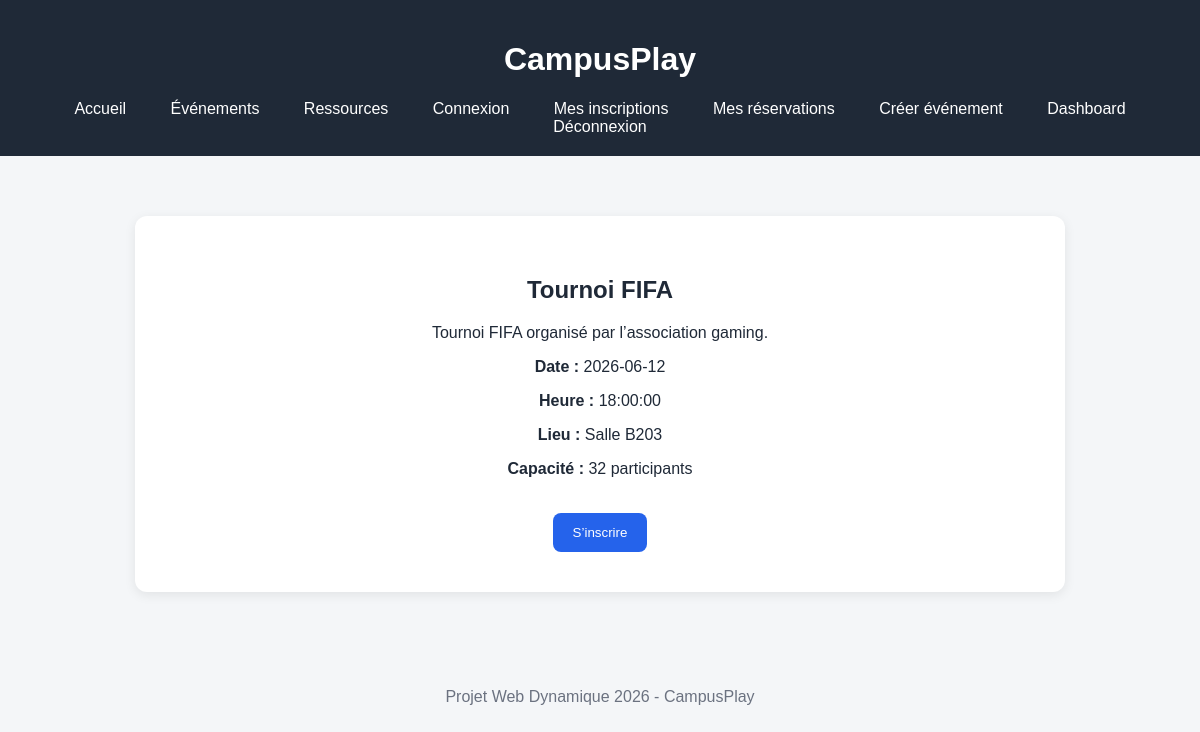
The app's page /frontend/event-detail.php?id=1, older data.
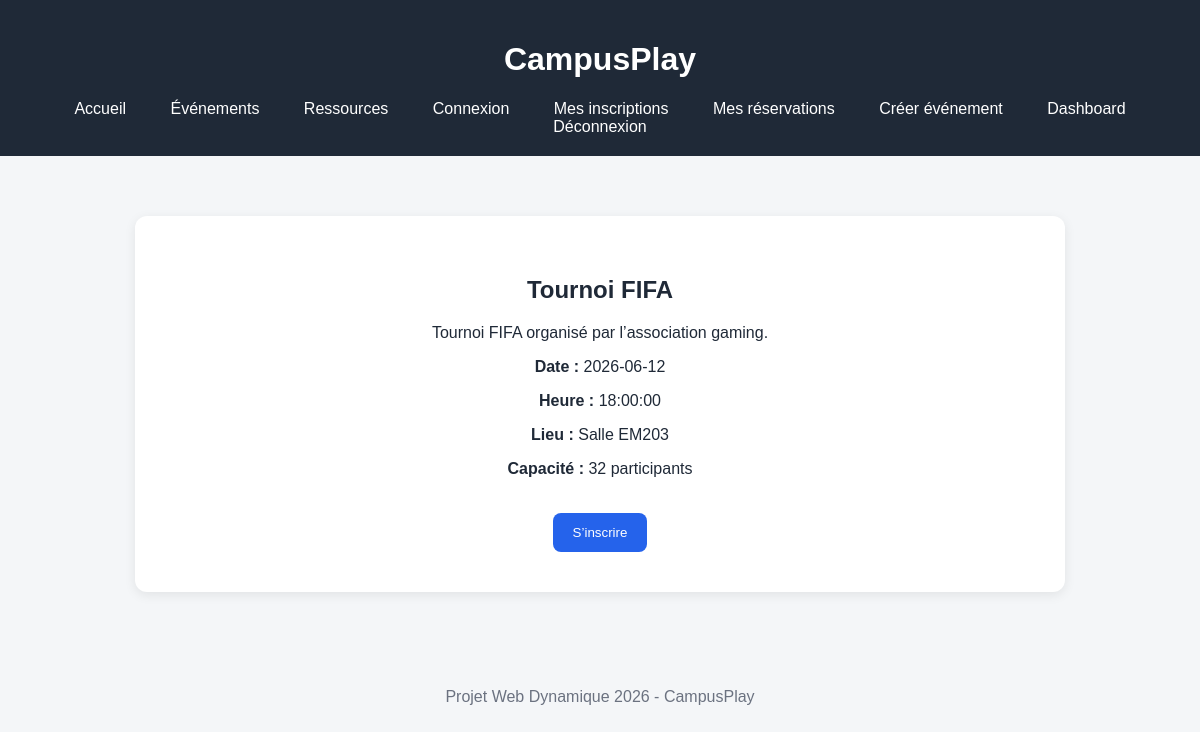
The same page, newer data.
### tables this page shows
CREATE TABLE events (
    id_event INT AUTO_INCREMENT PRIMARY KEY,
    titre VARCHAR(150) NOT NULL,
    description TEXT,
    date_event DATE NOT NULL,
    heure_event TIME NOT NULL,
    lieu VARCHAR(150) NOT NULL,
    capacite INT NOT NULL,
    id_createur INT,
    FOREIGN KEY (id_createur) REFERENCES users(id_user)
);

### frontend/event-detail.php (the view, shortened to what this page needs)
<?php
require_once "../backend/config.php";
$id_event = $_GET["id"];
$sql = "SELECT * FROM events WHERE id_event = :id_event";
$stmt = $pdo->prepare($sql);
$stmt->execute([":id_event" => $id_event]);
$event = $stmt->fetch(PDO::FETCH_ASSOC);
?>
<!DOCTYPE html>
<html lang="fr">
<head>
    <link rel="stylesheet" href="../assets/style.css">
</head>
<body>
<header>
    <h1>CampusPlay</h1>
    <nav>
            <a href="index.html">Accueil</a>
        <a href="events.php">Événements</a>
        <a href="resources.php">Ressources</a>
        <a href="login.html">Connexion</a>
        <a href="my-events.php">Mes inscriptions</a>
        <a href="my-reservations.php">Mes réservations</a>
        <a href="create-event.php">Créer événement</a>
        <a href="dashboard.php">Dashboard</a>
         <a href="../backend/logout.php">Déconnexion</a>
    </nav>
</header>
<main>
    <section class="hero">
        <h2><?= htmlspecialchars($event["titre"]) ?></h2>
        <p><?= htmlspecialchars($event["description"]) ?></p>
        <p><strong>Date :</strong> <?= htmlspecialchars($event["date_event"]) ?></p>
        <p><strong>Heure :</strong> <?= htmlspecialchars($event["heure_event"]) ?></p>
        <p><strong>Lieu :</strong> <?= htmlspecialchars($event["lieu"]) ?></p>
        <p><strong>Capacité :</strong> <?= htmlspecialchars($event["capacite"]) ?> participants</p>
        <form action="../backend/register_event.php" method="POST">
            <button type="submit" class="btn">S’inscrire</button>
        </form>
    </section>
</main>
<footer>
    <p>Projet Web Dynamique 2026 - CampusPlay</p>
</footer>
</body>
</html>

Row changes from the older to the newer data that the page shows:
changed events "Tournoi FIFA": lieu "Salle B203" → "Salle EM203"
